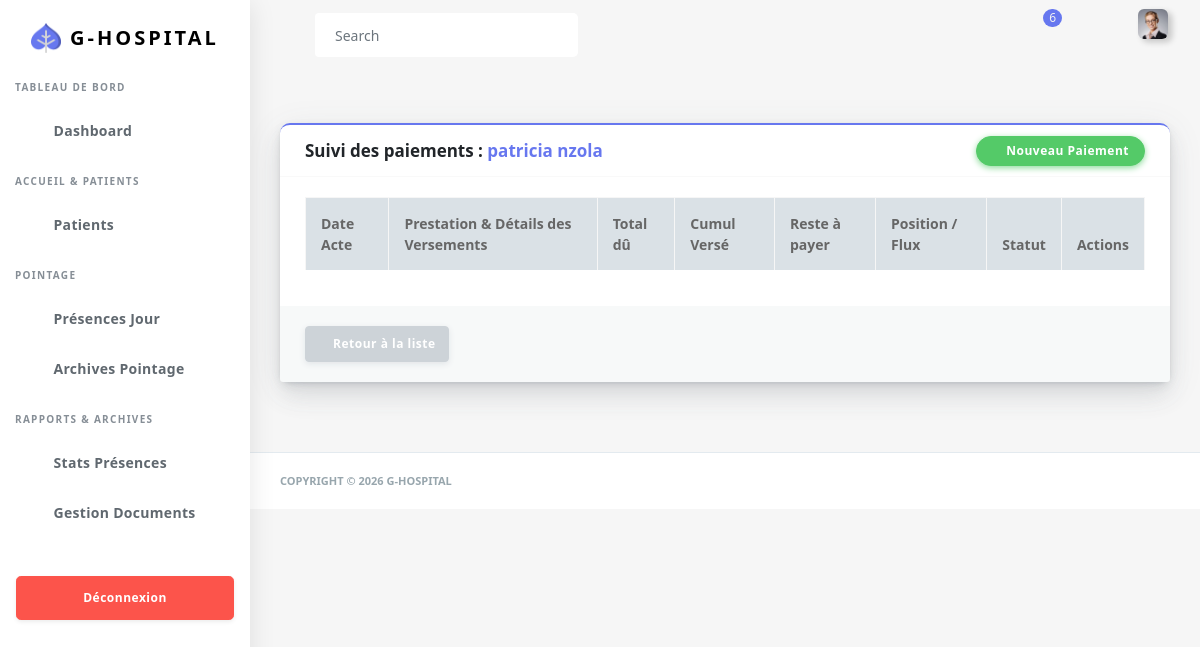
/historique/5/ (signed in), run on an earlier commit of the app's database.
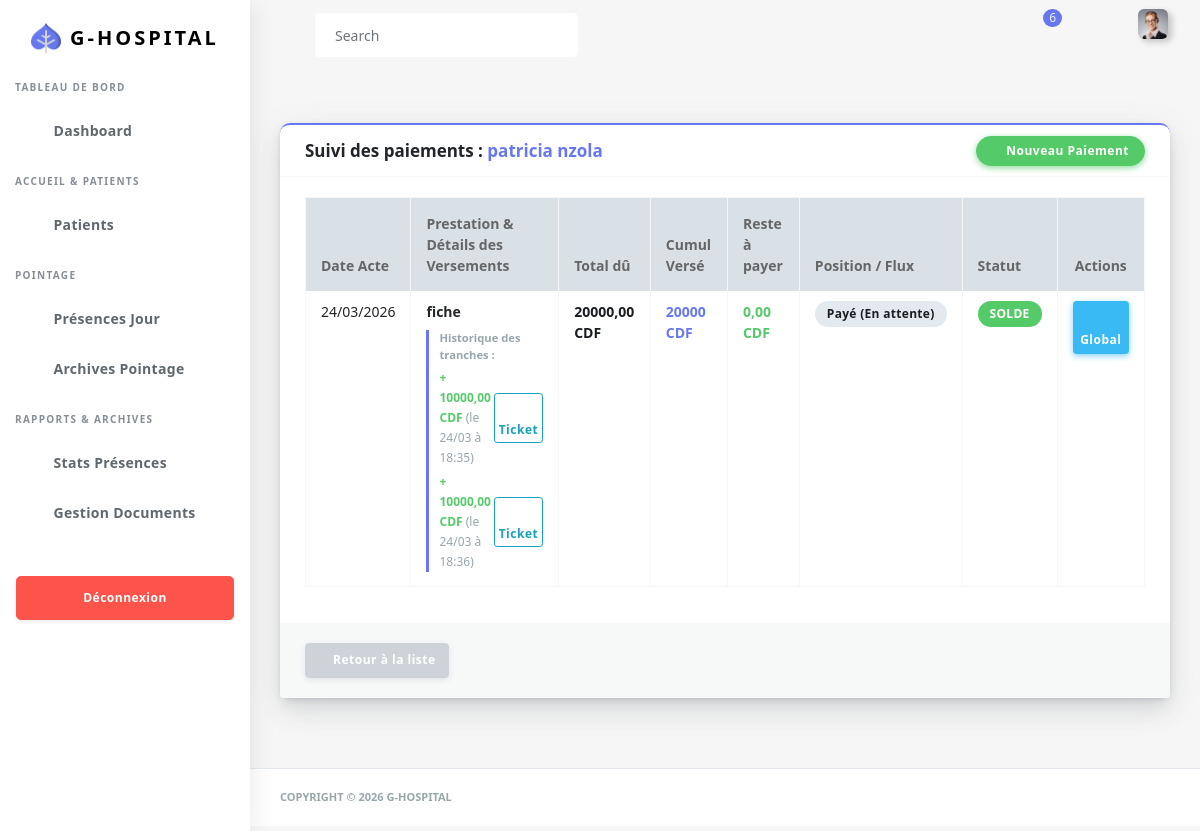
And on a later commit of the database.
### app/models.py (models this page shows, shortened)
class Facture(models.Model):
    patient = models.ForeignKey('Patient', on_delete=models.CASCADE, related_name='factures')
    consultation = models.ForeignKey('Consultation', on_delete=models.SET_NULL, null=True, blank=True, related_name='factures_consult')
    prestation = models.ForeignKey('Prestation', on_delete=models.PROTECT)
    total_a_payer = models.DecimalField(max_digits=10, decimal_places=2, default=Decimal('0.00'))
    date_emission = models.DateTimeField(auto_now_add=True)
    class Meta:
        ordering = ['-date_emission']
    @property
    def total_verse(self):
        total = self.paiements.aggregate(Sum('montant_verse'))['montant_verse__sum']
        return total or Decimal('0.00')
    @property
    def reste_a_payer(self):
        dû = self.total_a_payer or Decimal('0.00')
        return max(Decimal('0.00'), dû - self.total_verse)
    @property
    def est_soldee(self):
        return self.reste_a_payer <= 0

class Prestation(models.Model):
    TYPE_CHOICES = [
        ('GLOBAL', 'Général (Fiche, Dossier, Carte)'),
        ('SERVICE', 'Acte de Service (Consultation, Soin)'),
        ('EXTERNE', 'Prestation Externe'),
    ]
    libelle = models.CharField(max_length=150, verbose_name="Nom de la prestation")
    prix_fixe = models.DecimalField(max_digits=10, decimal_places=2, verbose_name="Prix (FC/$)")
    est_fiche_obligatoire = models.BooleanField(
        default=False,
        verbose_name="Est la fiche d'entrée ?",
        help_text="Cochez cette case pour la prestation 'Fiche de consultation' unique."
    )
    service = models.ForeignKey(
        'Service',
        on_delete=models.SET_NULL,
        null=True,
        blank=True,
        related_name="prestations",
        verbose_name="Service concerné" ,
        default = 1
    )
    type_prestation = models.CharField(
        max_length=10,
        choices=TYPE_CHOICES,
        default='SERVICE'
    )
    active = models.BooleanField(default=True, verbose_name="En vigueur")
    date_creation = models.DateTimeField(auto_now_add=True)
    class Meta:
        verbose_name = "Prestation"
        verbose_name_plural = "Prestations"
        constraints = [
            models.UniqueConstraint(
                fields=['est_fiche_obligatoire'],
                condition=models.Q(est_fiche_obligatoire=True),
                name='unique_fiche_obligatoire'
            )
        ]

class Paiement(models.Model):
    facture = models.ForeignKey(Facture, on_delete=models.CASCADE, related_name='paiements')
    montant_verse = models.DecimalField(max_digits=10, decimal_places=2)
    date_paiement = models.DateTimeField(auto_now_add=True)
    recepteur = models.ForeignKey(User, on_delete=models.SET_NULL, null=True)

### app/views.py (the view)
# urls.py: path('historique/<int:patient_id>/', views.liste_factures_patient, name='liste_factures_patient'),
def liste_factures_patient(request, patient_id):
    patient = get_object_or_404(Patient, id=patient_id)
    factures = Facture.objects.filter(patient=patient).order_by('-date_emission')
    myUser = Fonction.objects.filter(user_fonction = request.user).first()
    fonction = myUser.fonction.type_fonction if myUser else None
    return render(request, 'back/patientHistorique.html', {'patient': patient, 'factures': factures ,'fonction':fonction})

### app/templates/back/patientHistorique.html (shortened to what the changed rows need)
<!DOCTYPE html>
<html lang="fr">
{% load static %}
<head>
  <link rel="stylesheet" href="{% static 'back/assets/css/app.min.css' %}">
  <link rel="stylesheet" href="{% static 'back/assets/bundles/datatables/datatables.min.css' %}">
  <link rel="stylesheet" href="{% static 'back/assets/bundles/datatables/DataTables-1.10.16/css/dataTables.bootstrap4.min.css' %}">
  <link rel="stylesheet" href="{% static 'back/assets/css/style.css' %}">
  <link rel="stylesheet" href="{% static 'back/assets/css/components.css' %}">
  <link rel="stylesheet" href="{% static 'back/assets/css/custom.css' %}">
</head>
<body>
  <div id="app">
    <div class="main-wrapper main-wrapper-1">
      <div class="main-content">
        <section class="section">
          <div class="section-body">
            <div class="row">
              <div class="col-12">
                <div class="card card-primary">
                  <div class="card-body">
                    <div class="table-responsive">
                      <table class="table table-bordered table-md" id="tableExport">
                        <thead>
                          <tr class="bg-light">
                            <th>Date Acte</th>
                            <th>Prestation & Détails des Versements</th>
                            <th>Total dû</th>
                            <th>Cumul Versé</th>
                            <th>Reste à payer</th>
                            <th>Position / Flux</th>
                            <th>Statut</th>
                            <th class="text-center">Actions</th>
                          </tr>
                        </thead>
                        <tbody>
                          {% for f in factures %}
                          <tr>
                            <td>{{ f.date_emission|date:"d/m/Y" }}</td>
                            <td>
                              <strong>{{ f.prestation.libelle }}</strong> <br>
                              <div class="mt-2" style="border-left: 3px solid #6777ef; padding-left: 10px;">
                                <small class="text-muted d-block mb-1 font-weight-bold">Historique des tranches :</small>
                                {% for p in f.paiements.all %}
                                  <div class="d-flex justify-content-between align-items-center mb-1">
                                    <div class="text-small">
                                      <span class="text-success font-weight-600">+ {{ p.montant_verse }} CDF</span>
                                      <span class="text-muted"> (le {{ p.date_paiement|date:"d/m à H:i" }})</span>
                                    </div>
                                    <a href="{% url 'imprimer_recu_tranche' p.id %}" target="_blank" class="btn btn-sm btn-outline-info py-0 px-1" title="Imprimer ce ticket">
                                      <i class="fas fa-print" style="font-size: 10px;"></i> Ticket
                                    </a>
                                  </div>
                                {% empty %}
                                  <span class="text-small text-danger italic">Aucun versement enregistré</span>
                                {% endfor %}
                              </div>
                            </td>
                            <td class="font-weight-bold text-dark">{{ f.total_a_payer }} CDF</td>
                            <td class="text-primary font-weight-bold">{{ f.total_verse }} CDF</td>
                            <td class="{% if f.reste_a_payer > 0 %}text-danger{% else %}text-success{% endif %} font-weight-bold">
                                {{ f.reste_a_payer }} CDF
                            </td>
                            <td class="text-center">
                              {% if not f.est_soldee %}
                                <span class="badge badge-dark">En Caisse</span>
                              {% else %}
                                {% if f.consultation %}
                                    {% if f.consultation.statut == 'TRIAGE' %}
                                        <span class="badge badge-info">Au Triage</span>
                                    {% elif f.consultation.statut == 'DOCTEUR' %}
                                        <span class="badge badge-primary">Chez le Docteur</span>
                                    {% else %}
                                        <span class="badge badge-success">Terminé</span>
                                    {% endif %}
                                {% else %}
                                    <span class="badge badge-light">Payé (En attente)</span>
                                {% endif %}
                              {% endif %}
                            </td>
                            <td>
                              {% if f.est_soldee %}
                                <div class="badge badge-success">SOLDE</div>
                              {% else %}
                                <div class="badge badge-warning text-dark">DETTE</div>
                              {% endif %}
                            </td>
                            <td class="text-center">
                              <div class="btn-group">
                                <a href="{% url 'imprimer_recu' f.id %}" target="_blank" class="btn btn-info btn-sm" title="Reçu Global">
                                  <i class="fas fa-file-invoice"></i> Global
                                </a>
                              </div>
                            </td>
                          </tr>
                          {% endfor %}
                        </tbody>
                      </table>
                    </div>
                  </div>
                </div>
              </div>
            </div>
          </div>
        </section>
      </div>
    </div>
  </div>
</body>
</html>

What changed in the data, as far as the page shows it:
added Facture: date_emission "24/03/2026", prestation.libelle "fiche", total_a_payer "20000,00", total_verse "20000", reste_a_payer "0,00", shows "Payé (En attente)", shows "SOLDE"
added Paiement: montant_verse "10000,00", date_paiement "24/03 à 18:35"
added Paiement: montant_verse "10000,00", date_paiement "24/03 à 18:36"
